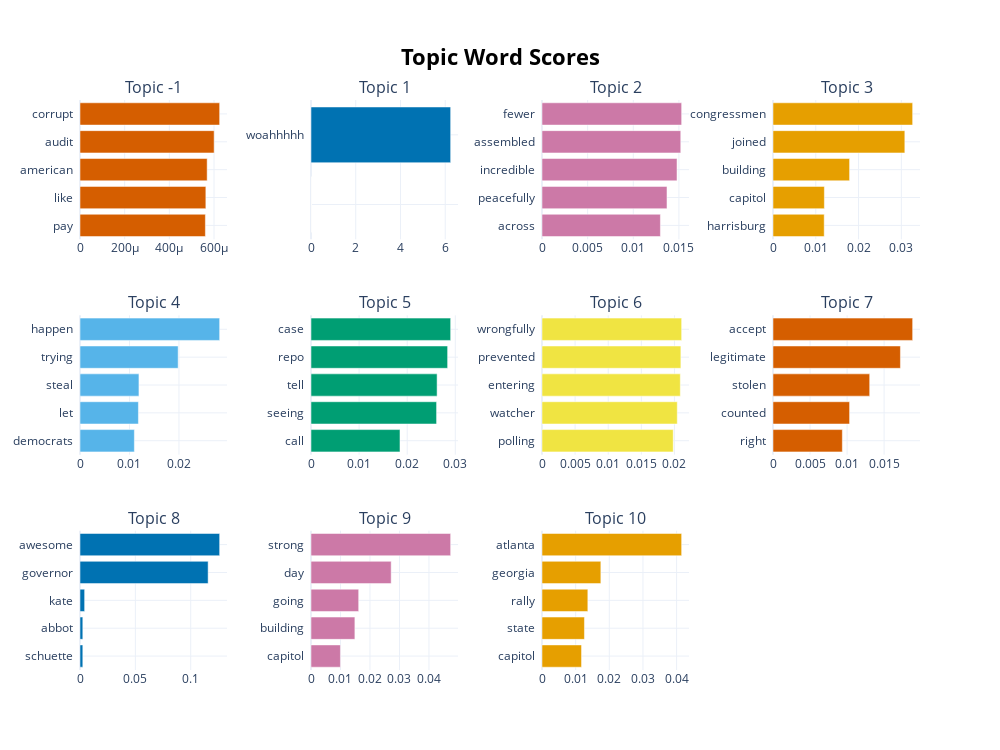

Notebook source saved alongside this figure:
### Markdown cell above
#### Visualizing Topics (Barchart, Topics over time)

### Code cell
topic_model.visualize_barchart(top_n_topics=11)

### Figure 1 — Plotly figure (JSON) as saved in the notebook; plotly's stock layout.template omitted (floating-point values rounded to 4 significant figures)
{"data": [{"marker": {"color": "#D55E00"}, "orientation": "h", "type": "bar", "x": [0.0005614, 0.0005635, 0.0005694, 0.0006006, 0.0006253], "xaxis": "x", "y": ["pay  ", "like  ", "american  ", "audit  ", "corrupt  "], "yaxis": "y"}, {"marker": {"color": "#0072B2"}, "orientation": "h", "type": "bar", "x": [1e-05, 1e-05, 1e-05, 1e-05, 6.242], "xaxis": "x2", "y": ["  ", "  ", "  ", "  ", "woahhhhh  "], "yaxis": "y2"}, {"marker": {"color": "#CC79A7"}, "orientation": "h", "type": "bar", "x": [0.01297, 0.01369, 0.01479, 0.0152, 0.0153], "xaxis": "x3", "y": ["across  ", "peacefully  ", "incredible  ", "assembled  ", "fewer  "], "yaxis": "y3"}, {"marker": {"color": "#E69F00"}, "orientation": "h", "type": "bar", "x": [0.01197, 0.01201, 0.0179, 0.03082, 0.03265], "xaxis": "x4", "y": ["harrisburg  ", "capitol  ", "building  ", "joined  ", "congressmen  "], "yaxis": "y4"}, {"marker": {"color": "#56B4E9"}, "orientation": "h", "type": "bar", "x": [0.01098, 0.0118, 0.01191, 0.01983, 0.02822], "xaxis": "x5", "y": ["democrats  ", "let  ", "steal  ", "trying  ", "happen  "], "yaxis": "y5"}, {"marker": {"color": "#009E73"}, "orientation": "h", "type": "bar", "x": [0.0185, 0.02611, 0.02622, 0.0284, 0.02903], "xaxis": "x6", "y": ["call  ", "seeing  ", "tell  ", "repo  ", "case  "], "yaxis": "y6"}, {"marker": {"color": "#F0E442"}, "orientation": "h", "type": "bar", "x": [0.01982, 0.02042, 0.02089, 0.02097, 0.02109], "xaxis": "x7", "y": ["polling  ", "watcher  ", "entering  ", "prevented  ", "wrongfully  "], "yaxis": "y7"}, {"marker": {"color": "#D55E00"}, "orientation": "h", "type": "bar", "x": [0.009361, 0.01034, 0.01305, 0.0172, 0.01885], "xaxis": "x8", "y": ["right  ", "counted  ", "stolen  ", "legitimate  ", "accept  "], "yaxis": "y8"}, {"marker": {"color": "#0072B2"}, "orientation": "h", "type": "bar", "x": [0.002542, 0.002542, 0.004192, 0.1157, 0.1261], "xaxis": "x9", "y": ["schuette  ", "abbot  ", "kate  ", "governor  ", "awesome  "], "yaxis": "y9"}, {"marker": {"color": "#CC79A7"}, "orientation": "h", "type": "bar", "x": [0.009972, 0.01488, 0.01617, 0.02719, 0.04736], "xaxis": "x10", "y": ["capitol  ", "building  ", "going  ", "day  ", "strong  "], "yaxis": "y10"}, {"marker": {"color": "#E69F00"}, "orientation": "h", "type": "bar", "x": [0.01175, 0.01261, 0.01362, 0.01749, 0.04149], "xaxis": "x11", "y": ["capitol  ", "state  ", "rally  ", "georgia  ", "atlanta  "], "yaxis": "y11"}], "layout": {"annotations": [{"font": {"size": 16}, "showarrow": false, "text": "Topic -1", "x": 0.0875, "xanchor": "center", "xref": "paper", "y": 1, "yanchor": "bottom", "yref": "paper"}, {"font": {"size": 16}, "showarrow": false, "text": "Topic 1", "x": 0.3625, "xanchor": "center", "xref": "paper", "y": 1, "yanchor": "bottom", "yref": "paper"}, {"font": {"size": 16}, "showarrow": false, "text": "Topic 2", "x": 0.6375, "xanchor": "center", "xref": "paper", "y": 1, "yanchor": "bottom", "yref": "paper"}, {"font": {"size": 16}, "showarrow": false, "text": "Topic 3", "x": 0.9125, "xanchor": "center", "xref": "paper", "y": 1, "yanchor": "bottom", "yref": "paper"}, {"font": {"size": 16}, "showarrow": false, "text": "Topic 4", "x": 0.0875, "xanchor": "center", "xref": "paper", "y": 0.6222, "yanchor": "bottom", "yref": "paper"}, {"font": {"size": 16}, "showarrow": false, "text": "Topic 5", "x": 0.3625, "xanchor": "center", "xref": "paper", "y": 0.6222, "yanchor": "bottom", "yref": "paper"}, {"font": {"size": 16}, "showarrow": false, "text": "Topic 6", "x": 0.6375, "xanchor": "center", "xref": "paper", "y": 0.6222, "yanchor": "bottom", "yref": "paper"}, {"font": {"size": 16}, "showarrow": false, "text": "Topic 7", "x": 0.9125, "xanchor": "center", "xref": "paper", "y": 0.6222, "yanchor": "bottom", "yref": "paper"}, {"font": {"size": 16}, "showarrow": false, "text": "Topic 8", "x": 0.0875, "xanchor": "center", "xref": "paper", "y": 0.2444, "yanchor": "bottom", "yref": "paper"}, {"font": {"size": 16}, "showarrow": false, "text": "Topic 9", "x": 0.3625, "xanchor": "center", "xref": "paper", "y": 0.2444, "yanchor": "bottom", "yref": "paper"}, {"font": {"size": 16}, "showarrow": false, "text": "Topic 10", "x": 0.6375, "xanchor": "center", "xref": "paper", "y": 0.2444, "yanchor": "bottom", "yref": "paper"}], "height": 750, "hoverlabel": {"bgcolor": "white", "font": {"family": "Rockwell", "size": 16}}, "showlegend": false, "title": {"font": {"color": "Black", "size": 22}, "text": "<b>Topic Word Scores", "x": 0.5, "xanchor": "center", "yanchor": "top"}, "width": 1000, "xaxis": {"anchor": "y", "domain": [0, 0.175], "showgrid": true}, "xaxis10": {"anchor": "y10", "domain": [0.275, 0.45], "showgrid": true}, "xaxis11": {"anchor": "y11", "domain": [0.55, 0.725], "showgrid": true}, "xaxis12": {"anchor": "y12", "domain": [0.825, 1], "showgrid": true}, "xaxis2": {"anchor": "y2", "domain": [0.275, 0.45], "showgrid": true}, "xaxis3": {"anchor": "y3", "domain": [0.55, 0.725], "showgrid": true}, "xaxis4": {"anchor": "y4", "domain": [0.825, 1], "showgrid": true}, "xaxis5": {"anchor": "y5", "domain": [0, 0.175], "showgrid": true}, "xaxis6": {"anchor": "y6", "domain": [0.275, 0.45], "showgrid": true}, "xaxis7": {"anchor": "y7", "domain": [0.55, 0.725], "showgrid": true}, "xaxis8": {"anchor": "y8", "domain": [0.825, 1], "showgrid": true}, "xaxis9": {"anchor": "y9", "domain": [0, 0.175], "showgrid": true}, "yaxis": {"anchor": "x", "domain": [0.7556, 1], "showgrid": true}, "yaxis10": {"anchor": "x10", "domain": [0, 0.2444], "showgrid": true}, "yaxis11": {"anchor": "x11", "domain": [0, 0.2444], "showgrid": true}, "yaxis12": {"anchor": "x12", "domain": [0, 0.2444], "showgrid": true}, "yaxis2": {"anchor": "x2", "domain": [0.7556, 1], "showgrid": true}, "yaxis3": {"anchor": "x3", "domain": [0.7556, 1], "showgrid": true}, "yaxis4": {"anchor": "x4", "domain": [0.7556, 1], "showgrid": true}, "yaxis5": {"anchor": "x5", "domain": [0.3778, 0.6222], "showgrid": true}, "yaxis6": {"anchor": "x6", "domain": [0.3778, 0.6222], "showgrid": true}, "yaxis7": {"anchor": "x7", "domain": [0.3778, 0.6222], "showgrid": true}, "yaxis8": {"anchor": "x8", "domain": [0.3778, 0.6222], "showgrid": true}, "yaxis9": {"anchor": "x9", "domain": [0, 0.2444], "showgrid": true}}}
